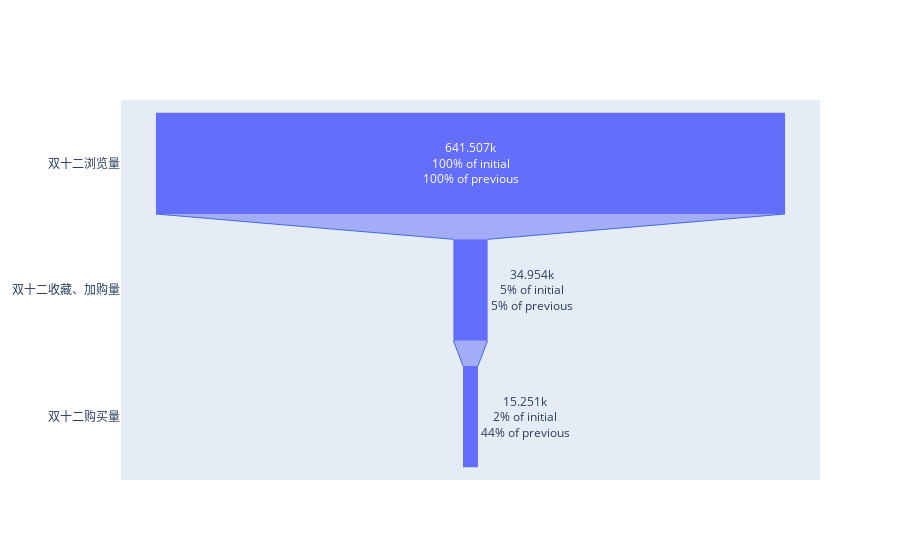

Notebook code for this chart:
### Markdown cell above
**制作可视化漏斗图像**

### Code cell
funnel_1212 = go.Figure(go.Funnel(
    #x=[1000,800,400,100],  # 数据
    #y=["浏览网站","加购","点击支付","支付成功"], # 每个阶段的名称
    x=[int(browse_count_1212), int(collect_cart_count_1212), int(purchase_count_1212)],
    y=["双十二浏览量", "双十二收藏、加购量", "双十二购买量"],
    textinfo = "value + percent initial + percent previous",   # 显示文本信息 ['label', 'text', 'percent initial', 'percent previous', 'percent total', 'value'] 前面选项的任意组合
    connector = {"line": {"color": "royalblue", "width": 1}})
    )
funnel_1212.show()

### Figure 1 — Plotly figure (JSON) as saved in the notebook; plotly's stock layout.template omitted (floating-point values rounded to 4 significant figures)
{"data": [{"connector": {"line": {"color": "royalblue", "width": 1}}, "textinfo": "value+percent initial+percent previous", "type": "funnel", "x": [641507, 34954, 15251], "y": ["双十二浏览量", "双十二收藏、加购量", "双十二购买量"]}], "layout": {}}
